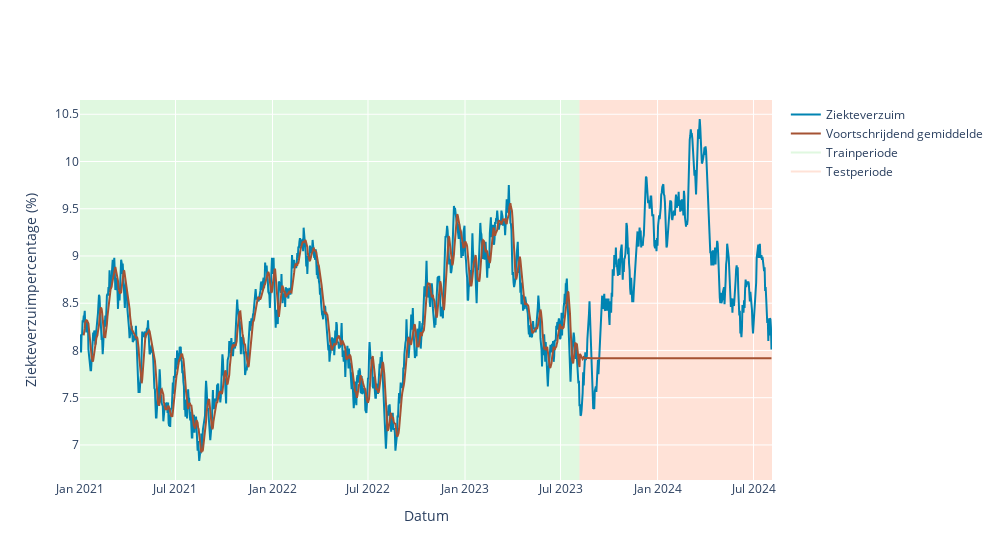

The notebook cell this image was saved under:
### Markdown cell above
Nu er een voorspelling is die voldoet, kan men uiteraard de voorspelling gebruiken. In het geval van ziekteverzuimpercentage, kun je natuurlijk verschillende keuzes maken als bestuurder.

**Opgave 4.2.** Afhankelijk van welke actie je uitzet, moet je nadenken over de impact op het model. Het vermoeden ontstaat dat een groot deel van de ziekte verklaard wordt door werkdruk. Besloten wordt om elk team uit te breiden met 1 FTE. Wat is de impact op het model?

**Bonusvragen**

**Opgave 4.3.** Vraag voor gevorderde(n): Waarom is er geen maandelijks_patroon als instelling bij regressie?

**Opgave 4.4.** Vraag voor de snellere forecasters: Wat zijn de beste instellingen die jij kan vinden?

*Hint*: Probeer eerst met grotere wijzigingen een beeld te krijgen waar je het beste antwoord kunt vinden. 

* Model = .....?

* Voortschrijdend gemiddelde
    - vensterlengte = .....?
    - verschuiving = .....?

* Instellingen regressiemodel
    - jaarlijks_patroon = .....?
    - wekelijks_patroon = .....?
    - graad = .....?

### Code cell
## Instellingen model voortschrijdend gemiddelde
vensterlengte = 7
verschuiving = 0

## Toepassen instellingen in model
df_voortschrijdend_gemiddelde = pas_voortschrijdend_gemiddelde_toe(
    data=data,
    vensterlengte=vensterlengte,
    verschuiving=verschuiving,
    zie_traintest_periodes=True
)

## Berekenen metrieken
bereken_metrieken(list_of_dfs=[df_voortschrijdend_gemiddelde])

### Figure 1 — Plotly figure (JSON) as saved in the notebook; plotly's stock layout.template omitted (floating-point values rounded to 4 significant figures; data arrays with more than 128 entries replaced by an {"elided": "..."} marker saying what was removed)
{"data": [{"line": {"color": "#0084B2"}, "mode": "lines", "name": "Ziekteverzuim", "type": "scatter", "x": {"elided": "1312 str values"}, "y": {"elided": "1312 float values"}}, {"line": {"color": "#a55233"}, "mode": "lines", "name": "Voortschrijdend gemiddelde", "type": "scatter", "x": {"elided": "1312 str values"}, "y": {"elided": "1312 float values"}}, {"line": {"color": "limegreen"}, "mode": "lines", "name": "Trainperiode", "opacity": 0.15, "type": "scatter", "x": [null], "y": [null]}, {"line": {"color": "LightSalmon"}, "mode": "lines", "name": "Testperiode", "opacity": 0.3, "type": "scatter", "x": [null], "y": [null]}], "layout": {"autosize": false, "paper_bgcolor": "white", "plot_bgcolor": "white", "shapes": [{"fillcolor": "limegreen", "layer": "below", "line": {"width": 0}, "opacity": 0.15, "type": "rect", "x0": "2021-01-01", "x1": "2023-08-06", "xref": "x", "y0": 0, "y1": 1, "yref": "paper"}, {"fillcolor": "LightSalmon", "layer": "below", "line": {"width": 0}, "opacity": 0.3, "type": "rect", "x0": "2023-08-06", "x1": "2024-08-05", "xref": "x", "y0": 0, "y1": 1, "yref": "paper"}], "width": 1000, "xaxis": {"title": {"text": "Datum"}}, "yaxis": {"title": {"text": "Ziekteverzuimpercentage (%)"}}}}
